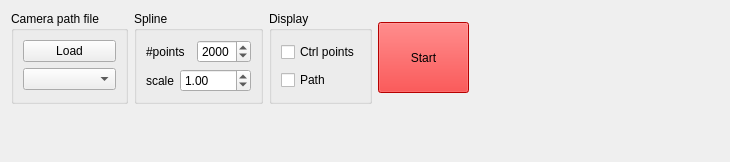
     <widget class="QWidget" name="tab_camera">
      <attribute name="title">
       <string>Camera</string>
      </attribute>
      <layout class="QGridLayout" name="gridLayout_14">
       <item row="0" column="0">
        <layout class="QHBoxLayout" name="horizontalLayout_9">
         <item>
          <widget class="QGroupBox" name="groupBox_3">
           <property name="title">
            <string>Camera path file</string>
           </property>
           <layout class="QGridLayout" name="gridLayout_8">
            <item row="0" column="0">
             <widget class="QPushButton" name="cam_load_but">
              <property name="text">
               <string>Load</string>
              </property>
             </widget>
            </item>
            <item row="1" column="0">
             <widget class="QComboBox" name="cam_load_select"/>
            </item>
           </layout>
          </widget>
         </item>
         <item>
          <widget class="QGroupBox" name="groupBox_5">
           <property name="title">
            <string>Spline</string>
           </property>
           <layout class="QGridLayout" name="gridLayout_9">
            <item row="0" column="0">
             <layout class="QHBoxLayout" name="horizontalLayout_3">
              <item>
               <widget class="QLabel" name="label_8">
                <property name="text">
                 <string>#points</string>
                </property>
               </widget>
              </item>
              <item>
               <widget class="QSpinBox" name="spline_points">
                <property name="maximum">
                 <number>5000</number>
                </property>
                <property name="value">
                 <number>2000</number>
                </property>
               </widget>
              </item>
             </layout>
            </item>
            <item row="1" column="0">
             <layout class="QHBoxLayout" name="horizontalLayout_4">
              <item>
               <widget class="QLabel" name="label_9">
                <property name="text">
                 <string>scale</string>
                </property>
               </widget>
              </item>
              <item>
               <widget class="QDoubleSpinBox" name="spline_scale">
                <property name="maximum">
                 <double>9999.000000000000000</double>
                </property>
                <property name="value">
                 <double>1.000000000000000</double>
                </property>
               </widget>
              </item>
             </layout>
            </item>
           </layout>
          </widget>
         </item>
         <item>
          <widget class="QGroupBox" name="groupBox_4">
           <property name="title">
            <string>Display</string>
           </property>
           <layout class="QGridLayout" name="gridLayout_10">
            <item row="0" column="0">
             <widget class="QCheckBox" name="cam_pts_display">
              <property name="text">
               <string>Ctrl points</string>
              </property>
              <property name="checked">
               <bool>false</bool>
              </property>
             </widget>
            </item>
            <item row="1" column="0">
             <widget class="QCheckBox" name="cam_path_display">
              <property name="text">
               <string>Path</string>
              </property>
              <property name="checked">
               <bool>false</bool>
              </property>
             </widget>
            </item>
           </layout>
          </widget>
         </item>
         <item>
          <widget class="QPushButton" name="cam_play">
           <property name="sizePolicy">
            <sizepolicy hsizetype="Fixed" vsizetype="Fixed">
             <horstretch>0</horstretch>
             <verstretch>0</verstretch>
            </sizepolicy>
           </property>
           <property name="minimumSize">
            <size>
             <width>91</width>
             <height>71</height>
            </size>
           </property>
           <property name="palette">
            <palette>
             <active>
              <colorrole role="WindowText">
               <brush brushstyle="SolidPattern">
                <color alpha="255">
                 <red>0</red>
                 <green>0</green>
                 <blue>0</blue>
                </color>
               </brush>
              </colorrole>
              <colorrole role="Button">
               <brush brushstyle="SolidPattern">
                <color alpha="255">
                 <red>255</red>
                 <green>0</green>
                 <blue>0</blue>
                </color>
               </brush>
              </colorrole>
              <colorrole role="Light">
               <brush brushstyle="SolidPattern">
                <color alpha="255">
                 <red>255</red>
                 <green>127</green>
                 <blue>127</blue>
                </color>
               </brush>
              </colorrole>
              <colorrole role="Midlight">
               <brush brushstyle="SolidPattern">
                <color alpha="255">
                 <red>255</red>
                 <green>63</green>
                 <blue>63</blue>
                </color>
               </brush>
              </colorrole>
              <colorrole role="Dark">
               <brush brushstyle="SolidPattern">
                <color alpha="255">
                 <red>127</red>
                 <green>0</green>
                 <blue>0</blue>
                </color>
               </brush>
              </colorrole>
              <colorrole role="Mid">
               <brush brushstyle="SolidPattern">
                <color alpha="255">
                 <red>170</red>
                 <green>0</green>
                 <blue>0</blue>
                </color>
               </brush>
              </colorrole>
              <colorrole role="Text">
               <brush brushstyle="SolidPattern">
                <color alpha="255">
                 <red>0</red>
                 <green>0</green>
                 <blue>0</blue>
                </color>
               </brush>
              </colorrole>
              <colorrole role="BrightText">
               <brush brushstyle="SolidPattern">
                <color alpha="255">
                 <red>255</red>
                 <green>255</green>
                 <blue>255</blue>
                </color>
               </brush>
              </colorrole>
              <colorrole role="ButtonText">
               <brush brushstyle="SolidPattern">
                <color alpha="255">
                 <red>0</red>
                 <green>0</green>
                 <blue>0</blue>
                </color>
               </brush>
              </colorrole>
              <colorrole role="Base">
               <brush brushstyle="SolidPattern">
                <color alpha="255">
                 <red>255</red>
                 <green>0</green>
                 <blue>0</blue>
                </color>
               </brush>
              </colorrole>
              <colorrole role="Window">
               <brush brushstyle="SolidPattern">
                <color alpha="255">
                 <red>255</red>
                 <green>0</green>
                 <blue>0</blue>
                </color>
               </brush>
              </colorrole>
              <colorrole role="Shadow">
               <brush brushstyle="SolidPattern">
                <color alpha="255">
                 <red>0</red>
                 <green>0</green>
                 <blue>0</blue>
                </color>
               </brush>
              </colorrole>
              <colorrole role="AlternateBase">
               <brush brushstyle="SolidPattern">
                <color alpha="255">
                 <red>255</red>
                 <green>127</green>
                 <blue>127</blue>
                </color>
               </brush>
              </colorrole>
              <colorrole role="ToolTipBase">
               <brush brushstyle="SolidPattern">
                <color alpha="255">
                 <red>255</red>
                 <green>255</green>
                 <blue>220</blue>
                </color>
               </brush>
              </colorrole>
              <colorrole role="ToolTipText">
               <brush brushstyle="SolidPattern">
                <color alpha="255">
                 <red>0</red>
                 <green>0</green>
                 <blue>0</blue>
                </color>
               </brush>
              </colorrole>
             </active>
             <inactive>
              <colorrole role="WindowText">
               <brush brushstyle="SolidPattern">
                <color alpha="255">
                 <red>0</red>
                 <green>0</green>
                 <blue>0</blue>
                </color>
               </brush>
              </colorrole>
              <colorrole role="Button">
               <brush brushstyle="SolidPattern">
                <color alpha="255">
                 <red>255</red>
                 <green>0</green>
                 <blue>0</blue>
                </color>
               </brush>
              </colorrole>
              <colorrole role="Light">
               <brush brushstyle="SolidPattern">
                <color alpha="255">
                 <red>255</red>
                 <green>127</green>
                 <blue>127</blue>
                </color>
               </brush>
              </colorrole>
              <colorrole role="Midlight">
               <brush brushstyle="SolidPattern">
                <color alpha="255">
                 <red>255</red>
                 <green>63</green>
                 <blue>63</blue>
                </color>
               </brush>
              </colorrole>
              <colorrole role="Dark">
               <brush brushstyle="SolidPattern">
                <color alpha="255">
                 <red>127</red>
                 <green>0</green>
                 <blue>0</blue>
                </color>
               </brush>
              </colorrole>
              <colorrole role="Mid">
               <brush brushstyle="SolidPattern">
                <color alpha="255">
                 <red>170</red>
                 <green>0</green>
                 <blue>0</blue>
                </color>
               </brush>
              </colorrole>
              <colorrole role="Text">
               <brush brushstyle="SolidPattern">
                <color alpha="255">
                 <red>0</red>
                 <green>0</green>
                 <blue>0</blue>
                </color>
               </brush>
              </colorrole>
              <colorrole role="BrightText">
               <brush brushstyle="SolidPattern">
                <color alpha="255">
                 <red>255</red>
                 <green>255</green>
                 <blue>255</blue>
                </color>
               </brush>
              </colorrole>
              <colorrole role="ButtonText">
               <brush brushstyle="SolidPattern">
                <color alpha="255">
                 <red>0</red>
                 <green>0</green>
                 <blue>0</blue>
                </color>
               </brush>
              </colorrole>
              <colorrole role="Base">
               <brush brushstyle="SolidPattern">
                <color alpha="255">
                 <red>255</red>
                 <green>0</green>
                 <blue>0</blue>
                </color>
               </brush>
              </colorrole>
              <colorrole role="Window">
               <brush brushstyle="SolidPattern">
                <color alpha="255">
                 <red>255</red>
                 <green>0</green>
                 <blue>0</blue>
                </color>
               </brush>
              </colorrole>
              <colorrole role="Shadow">
               <brush brushstyle="SolidPattern">
                <color alpha="255">
                 <red>0</red>
                 <green>0</green>
                 <blue>0</blue>
                </color>
               </brush>
              </colorrole>
              <colorrole role="AlternateBase">
               <brush brushstyle="SolidPattern">
                <color alpha="255">
                 <red>255</red>
                 <green>127</green>
                 <blue>127</blue>
                </color>
               </brush>
              </colorrole>
              <colorrole role="ToolTipBase">
               <brush brushstyle="SolidPattern">
                <color alpha="255">
                 <red>255</red>
                 <green>255</green>
                 <blue>220</blue>
                </color>
               </brush>
              </colorrole>
              <colorrole role="ToolTipText">
               <brush brushstyle="SolidPattern">
                <color alpha="255">
                 <red>0</red>
                 <green>0</green>
                 <blue>0</blue>
                </color>
               </brush>
              </colorrole>
             </inactive>
             <disabled>
              <colorrole role="WindowText">
               <brush brushstyle="SolidPattern">
                <color alpha="255">
                 <red>127</red>
                 <green>0</green>
                 <blue>0</blue>
                </color>
               </brush>
              </colorrole>
              <colorrole role="Button">
               <brush brushstyle="SolidPattern">
                <color alpha="255">
                 <red>255</red>
                 <green>0</green>
                 <blue>0</blue>
                </color>
               </brush>
              </colorrole>
              <colorrole role="Light">
               <brush brushstyle="SolidPattern">
                <color alpha="255">
                 <red>255</red>
                 <green>127</green>
                 <blue>127</blue>
                </color>
               </brush>
              </colorrole>
              <colorrole role="Midlight">
               <brush brushstyle="SolidPattern">
                <color alpha="255">
                 <red>255</red>
                 <green>63</green>
                 <blue>63</blue>
                </color>
               </brush>
              </colorrole>
              <colorrole role="Dark">
               <brush brushstyle="SolidPattern">
                <color alpha="255">
                 <red>127</red>
                 <green>0</green>
                 <blue>0</blue>
                </color>
               </brush>
              </colorrole>
              <colorrole role="Mid">
               <brush brushstyle="SolidPattern">
                <color alpha="255">
                 <red>170</red>
                 <green>0</green>
                 <blue>0</blue>
                </color>
               </brush>
              </colorrole>
              <colorrole role="Text">
               <brush brushstyle="SolidPattern">
                <color alpha="255">
                 <red>127</red>
                 <green>0</green>
                 <blue>0</blue>
                </color>
               </brush>
              </colorrole>
              <colorrole role="BrightText">
               <brush brushstyle="SolidPattern">
                <color alpha="255">
                 <red>255</red>
                 <green>255</green>
                 <blue>255</blue>
                </color>
               </brush>
              </colorrole>
              <colorrole role="ButtonText">
               <brush brushstyle="SolidPattern">
                <color alpha="255">
                 <red>127</red>
                 <green>0</green>
                 <blue>0</blue>
                </color>
               </brush>
              </colorrole>
              <colorrole role="Base">
               <brush brushstyle="SolidPattern">
                <color alpha="255">
                 <red>255</red>
                 <green>0</green>
                 <blue>0</blue>
                </color>
               </brush>
              </colorrole>
              <colorrole role="Window">
               <brush brushstyle="SolidPattern">
                <color alpha="255">
                 <red>255</red>
                 <green>0</green>
                 <blue>0</blue>
                </color>
               </brush>
              </colorrole>
              <colorrole role="Shadow">
               <brush brushstyle="SolidPattern">
                <color alpha="255">
                 <red>0</red>
                 <green>0</green>
                 <blue>0</blue>
                </color>
               </brush>
              </colorrole>
              <colorrole role="AlternateBase">
               <brush brushstyle="SolidPattern">
                <color alpha="255">
                 <red>255</red>
                 <green>0</green>
                 <blue>0</blue>
                </color>
               </brush>
              </colorrole>
              <colorrole role="ToolTipBase">
               <brush brushstyle="SolidPattern">
                <color alpha="255">
                 <red>255</red>
                 <green>255</green>
                 <blue>220</blue>
                </color>
               </brush>
              </colorrole>
              <colorrole role="ToolTipText">
               <brush brushstyle="SolidPattern">
                <color alpha="255">
                 <red>0</red>
                 <green>0</green>
                 <blue>0</blue>
                </color>
               </brush>
              </colorrole>
             </disabled>
            </palette>
           </property>
           <property name="styleSheet">
            <string notr="true">background:red</string>
           </property>
           <property name="text">
            <string>Start</string>
           </property>
          </widget>
         </item>
        </layout>
       </item>
       <item row="0" column="1">
        <spacer name="horizontalSpacer_2">
         <property name="orientation">
          <enum>Qt::Horizontal</enum>
         </property>
         <property name="sizeHint" stdset="0">
          <size>
           <width>250</width>
           <height>20</height>
          </size>
         </property>
        </spacer>
       </item>
       <item row="1" column="0">
        <spacer name="verticalSpacer_3">
         <property name="orientation">
          <enum>Qt::Vertical</enum>
         </property>
         <property name="sizeType">
          <enum>QSizePolicy::Minimum</enum>
         </property>
         <property name="sizeHint" stdset="0">
          <size>
           <width>20</width>
           <height>47</height>
          </size>
         </property>
        </spacer>
       </item>
      </layout>
     </widget>
